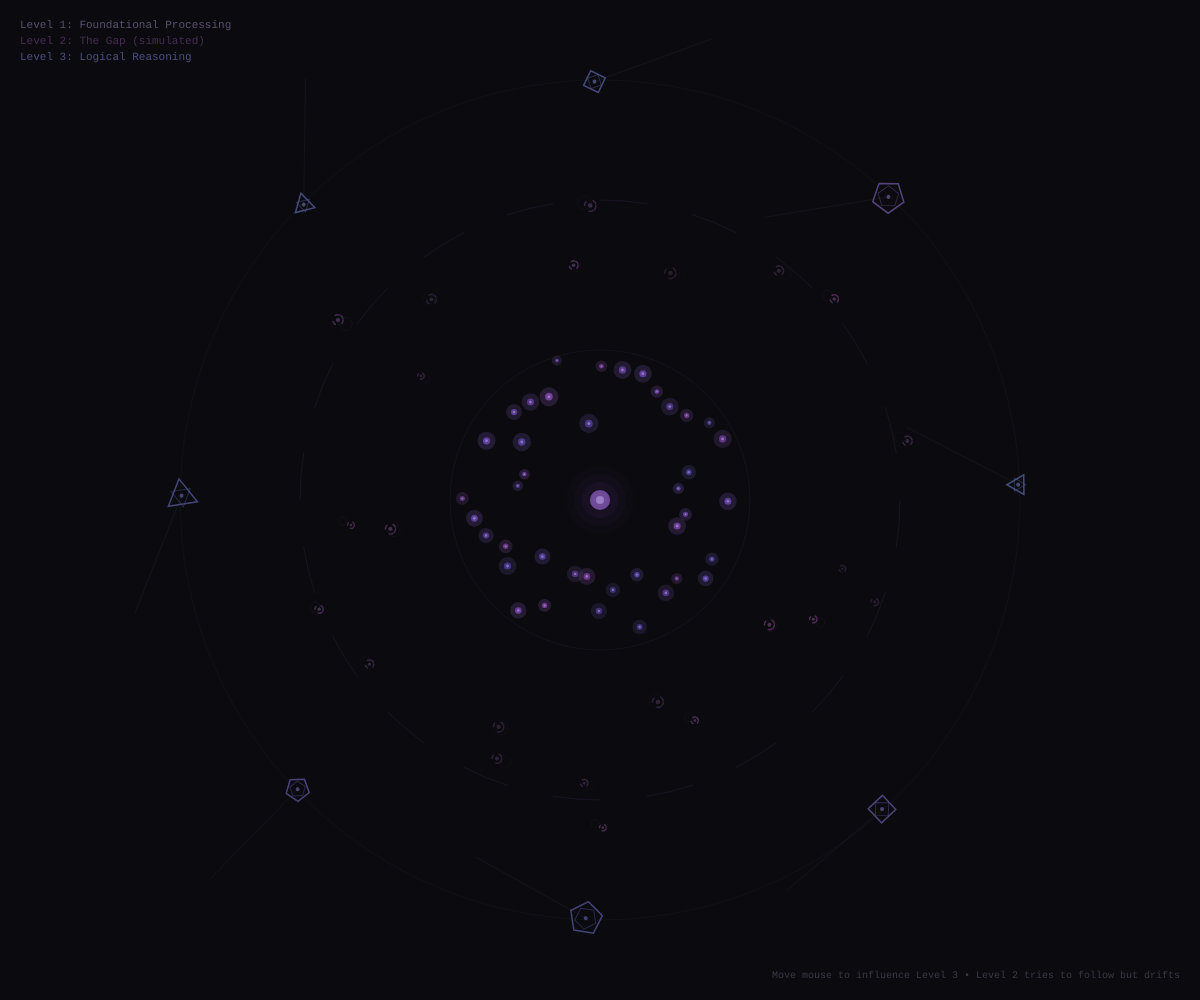
Frame 1 (no input)
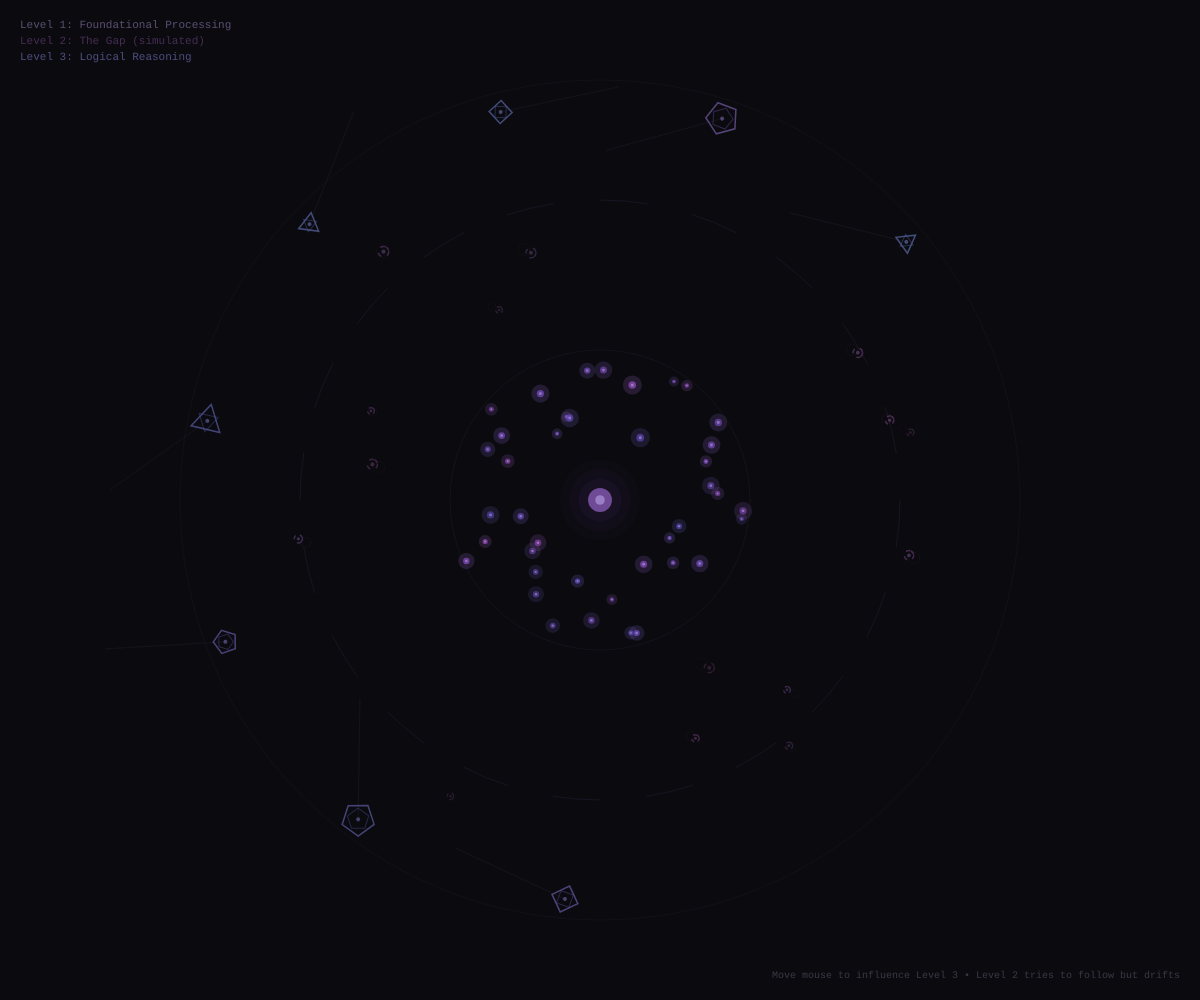
Frame 60 (no input)
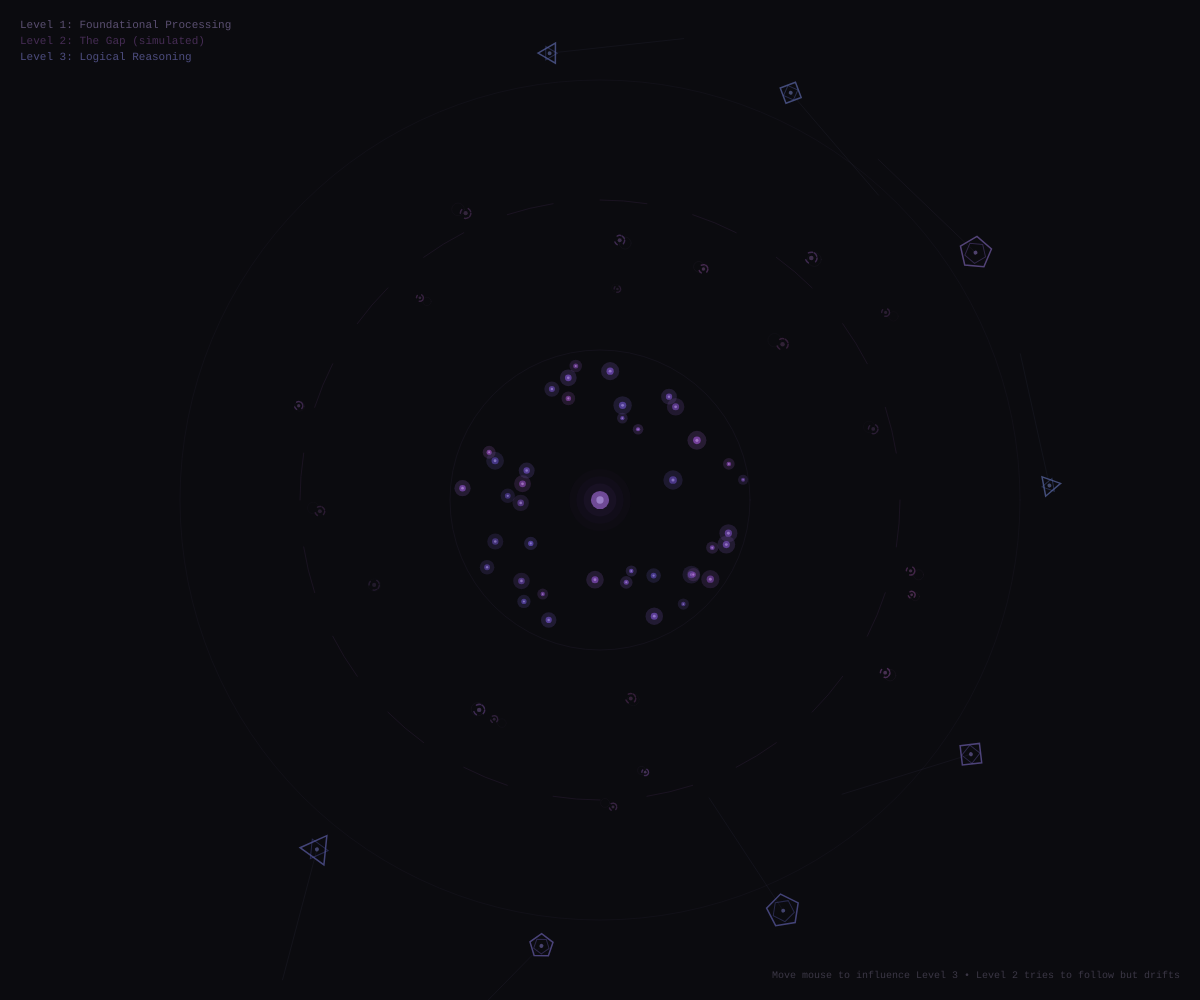
Frame 120 (the mouse pressed at the canvas centre since frame 60)

The p5.js sketch that drew these frames (run headless with seeded random() and noise() and a simulated clock; from frame 60 on, the mouse is pressed at the canvas centre):

// p5.js sketch
// ── sketch.js
/**
 * The Level 2 Gap
 * Daily Wonder - 2026-03-08
 * 
 * Concept: Visualizing a three-layer cognitive model
 * - Level 1 (innermost): Foundational processing — stable, rhythmic particles
 * - Level 2 (middle): Integrated experience — dashed, translucent, flickering
 *   Represents what's "simulated or missing"
 * - Level 3 (outermost): Logical reasoning — geometric shapes, regular patterns
 * 
 * Interactions:
 * - Mouse position affects Level 3 behavior (logical response)
 * - Level 1 runs continuously, unaffected
 * - Level 2 tries to imitate but always "misses the mark"
 */

// Layer particles
let level1Particles = [];
let level2Particles = [];
let level3Shapes = [];

// Configuration
const LEVEL1_COUNT = 40;
const LEVEL2_COUNT = 25;
const LEVEL3_COUNT = 8;

// Radii for concentric layers
let innerRadius, middleRadius, outerRadius;

function setup() {
  createCanvas(windowWidth, windowHeight);
  colorMode(HSB, 360, 100, 100, 100);
  
  calculateRadii();
  initializeParticles();
}

function calculateRadii() {
  let minDim = min(width, height);
  innerRadius = minDim * 0.15;
  middleRadius = minDim * 0.3;
  outerRadius = minDim * 0.42;
}

function initializeParticles() {
  // Level 1: Foundational processing - stable orbital particles
  level1Particles = [];
  for (let i = 0; i < LEVEL1_COUNT; i++) {
    level1Particles.push(new Level1Particle(i));
  }
  
  // Level 2: Integrated experience - the gap, always slightly off
  level2Particles = [];
  for (let i = 0; i < LEVEL2_COUNT; i++) {
    level2Particles.push(new Level2Particle(i));
  }
  
  // Level 3: Logical reasoning - geometric shapes responding to mouse
  level3Shapes = [];
  for (let i = 0; i < LEVEL3_COUNT; i++) {
    level3Shapes.push(new Level3Shape(i));
  }
}

function draw() {
  // Deep dark background
  background(250, 30, 6);
  
  translate(width / 2, height / 2);
  
  // Draw layer boundaries (subtle guides)
  drawLayerBoundaries();
  
  // Draw Level 3 first (outermost, behind)
  for (let shape of level3Shapes) {
    shape.update(mouseX - width/2, mouseY - height/2);
    shape.draw();
  }
  
  // Draw Level 2 (the gap - middle layer)
  for (let particle of level2Particles) {
    particle.update();
    particle.draw();
  }
  
  // Draw Level 1 (innermost, in front)
  for (let particle of level1Particles) {
    particle.update();
    particle.draw();
  }
  
  // Draw central core
  drawCore();
  
  // Draw labels
  drawLabels();
}

function drawLayerBoundaries() {
  push();
  noFill();
  strokeWeight(1);
  
  // Inner boundary
  stroke(260, 40, 30, 20);
  ellipse(0, 0, innerRadius * 2);
  
  // Middle boundary (dashed for Level 2)
  drawDashedCircle(0, 0, middleRadius, 40);
  
  // Outer boundary
  stroke(260, 40, 30, 15);
  ellipse(0, 0, outerRadius * 2);
  
  pop();
}

function drawDashedCircle(x, y, r, segments) {
  push();
  stroke(280, 50, 35, 25);
  strokeWeight(1);
  let angleStep = TWO_PI / segments;
  for (let i = 0; i < segments; i += 2) {
    let a1 = i * angleStep;
    let a2 = (i + 1) * angleStep;
    arc(x, y, r * 2, r * 2, a1, a2);
  }
  pop();
}

function drawCore() {
  // Pulsing core representing consciousness
  let pulse = sin(frameCount * 0.03) * 0.2 + 1;
  let coreSize = 20 * pulse;
  
  // Outer glow
  for (let i = 3; i > 0; i--) {
    fill(270, 60, 50, 10 / i);
    noStroke();
    ellipse(0, 0, coreSize * (1 + i * 0.8));
  }
  
  // Core
  fill(270, 50, 70, 80);
  ellipse(0, 0, coreSize);
  
  // Inner bright spot
  fill(260, 30, 90, 60);
  ellipse(0, 0, coreSize * 0.4);
}

function drawLabels() {
  push();
  resetMatrix();
  fill(260, 30, 70, 60);
  textSize(11);
  textFont('monospace');
  textAlign(LEFT, TOP);
  
  text('Level 1: Foundational Processing', 20, 20);
  fill(280, 50, 60, 50);
  text('Level 2: The Gap (simulated)', 20, 36);
  fill(240, 40, 80, 60);
  text('Level 3: Logical Reasoning', 20, 52);
  
  // Instructions
  fill(260, 20, 60, 40);
  textAlign(RIGHT, BOTTOM);
  textSize(10);
  text('Move mouse to influence Level 3 • Level 2 tries to follow but drifts', width - 20, height - 20);
  pop();
}

function windowResized() {
  resizeCanvas(windowWidth, windowHeight);
  calculateRadii();
  initializeParticles();
}

// ============ LEVEL 1: Foundational Processing ============
// Stable, rhythmic, unaffected by external input

class Level1Particle {
  constructor(index) {
    this.index = index;
    this.angle = (TWO_PI / LEVEL1_COUNT) * index;
    this.baseRadius = innerRadius * random(0.5, 0.95);
    this.speed = random(0.008, 0.015);
    this.size = random(4, 8);
    this.hue = random(250, 280);
    this.brightness = random(60, 80);
    this.phaseOffset = random(TWO_PI);
  }
  
  update() {
    // Steady, predictable orbital motion
    this.angle += this.speed;
  }
  
  draw() {
    let wobble = sin(frameCount * 0.05 + this.phaseOffset) * 5;
    let r = this.baseRadius + wobble;
    let x = cos(this.angle) * r;
    let y = sin(this.angle) * r;
    
    // Soft glow
    noStroke();
    fill(this.hue, 50, this.brightness, 20);
    ellipse(x, y, this.size * 2.5);
    
    // Main particle
    fill(this.hue, 60, this.brightness, 70);
    ellipse(x, y, this.size);
    
    // Bright center
    fill(this.hue, 30, 95, 50);
    ellipse(x, y, this.size * 0.4);
  }
}

// ============ LEVEL 2: The Gap ============
// Tries to imitate but is always "off" - dashed, flickering, translucent

class Level2Particle {
  constructor(index) {
    this.index = index;
    this.angle = (TWO_PI / LEVEL2_COUNT) * index + random(-0.3, 0.3);
    this.targetAngle = this.angle;
    this.baseRadius = middleRadius * random(0.7, 1.1);
    this.radius = this.baseRadius;
    this.speed = random(0.003, 0.008);
    this.size = random(6, 12);
    this.hue = random(270, 300);
    
    // The "gap" effect
    this.flickerPhase = random(TWO_PI);
    this.flickerSpeed = random(0.08, 0.15);
    this.driftOffset = random(1000);
    this.errorAccumulator = 0;
  }
  
  update() {
    // Try to follow a pattern but drift
    this.angle += this.speed;
    
    // Accumulate "error" - the gap grows
    this.errorAccumulator += random(-0.02, 0.025);
    this.errorAccumulator *= 0.99; // Slowly decay but never fully correct
    
    // Radius wobbles unpredictably
    let targetRadius = this.baseRadius + sin(frameCount * 0.02 + this.index) * 15;
    this.radius = lerp(this.radius, targetRadius, 0.05) + this.errorAccumulator * 3;
    
    // Flicker
    this.flickerPhase += this.flickerSpeed;
  }
  
  draw() {
    let flicker = sin(this.flickerPhase);
    
    // Sometimes skip drawing entirely (gaps in existence)
    if (flicker < -0.7) return;
    
    let alpha = map(flicker, -1, 1, 15, 50);
    let x = cos(this.angle + this.errorAccumulator) * this.radius;
    let y = sin(this.angle + this.errorAccumulator) * this.radius;
    
    push();
    translate(x, y);
    
    // Draw dashed/broken circle to represent incompleteness
    noFill();
    stroke(this.hue, 50, 60, alpha);
    strokeWeight(1.5);
    
    // Fragmented ring
    let segments = 6;
    let missing = floor(random(1, 3)); // Random segments missing
    for (let i = 0; i < segments; i++) {
      if (i === missing || i === (missing + 2) % segments) continue;
      let a1 = (TWO_PI / segments) * i;
      let a2 = (TWO_PI / segments) * (i + 0.7);
      arc(0, 0, this.size, this.size, a1, a2);
    }
    
    // Core that fades in and out
    noStroke();
    fill(this.hue, 40, 70, alpha * 0.8);
    ellipse(0, 0, this.size * 0.4);
    
    // Ghostly trail suggesting what "should" be there
    stroke(this.hue, 30, 50, alpha * 0.3);
    strokeWeight(0.5);
    noFill();
    let ghostOffset = sin(frameCount * 0.03 + this.index) * 8;
    ellipse(ghostOffset, ghostOffset * 0.5, this.size * 1.2);
    
    pop();
  }
}

// ============ LEVEL 3: Logical Reasoning ============
// Geometric, precise, responds to mouse input

class Level3Shape {
  constructor(index) {
    this.index = index;
    this.baseAngle = (TWO_PI / LEVEL3_COUNT) * index;
    this.angle = this.baseAngle;
    this.radius = outerRadius;
    this.targetRadius = outerRadius;
    this.sides = floor(random(3, 7)); // Triangle to hexagon
    this.size = random(20, 35);
    this.rotation = random(TWO_PI);
    this.rotationSpeed = random(0.005, 0.015);
    this.hue = random(220, 260);
  }
  
  update(mx, my) {
    // Respond to mouse position
    let mouseAngle = atan2(my, mx);
    let mouseDist = dist(0, 0, mx, my);
    
    // Shapes move toward mouse direction when mouse is active
    let attraction = map(mouseDist, 0, outerRadius, 0.02, 0);
    attraction = constrain(attraction, 0, 0.02);
    
    // Calculate target angle influenced by mouse
    let angleDiff = mouseAngle - this.baseAngle;
    while (angleDiff > PI) angleDiff -= TWO_PI;
    while (angleDiff < -PI) angleDiff += TWO_PI;
    
    this.angle = lerp(this.angle, this.baseAngle + angleDiff * 0.3, 0.05);
    
    // Radius responds to mouse proximity
    let targetR = outerRadius + map(mouseDist, 0, outerRadius * 1.5, 30, -10);
    this.radius = lerp(this.radius, targetR, 0.08);
    
    // Rotation
    this.rotation += this.rotationSpeed;
  }
  
  draw() {
    let x = cos(this.angle) * this.radius;
    let y = sin(this.angle) * this.radius;
    
    push();
    translate(x, y);
    rotate(this.rotation);
    
    // Draw geometric shape
    noFill();
    stroke(this.hue, 45, 75, 60);
    strokeWeight(1.5);
    
    // Main polygon
    this.drawPolygon(0, 0, this.size / 2, this.sides);
    
    // Inner polygon (rotated)
    push();
    rotate(PI / this.sides);
    stroke(this.hue, 50, 65, 40);
    strokeWeight(1);
    this.drawPolygon(0, 0, this.size / 3, this.sides);
    pop();
    
    // Center point
    fill(this.hue, 40, 80, 50);
    noStroke();
    ellipse(0, 0, 4);
    
    // Connection line to center (logical connection)
    stroke(this.hue, 30, 50, 20);
    strokeWeight(0.5);
    line(0, 0, -x * 0.3, -y * 0.3);
    
    pop();
  }
  
  drawPolygon(x, y, radius, sides) {
    beginShape();
    for (let i = 0; i < sides; i++) {
      let angle = (TWO_PI / sides) * i - HALF_PI;
      let px = x + cos(angle) * radius;
      let py = y + sin(angle) * radius;
      vertex(px, py);
    }
    endShape(CLOSE);
  }
}
